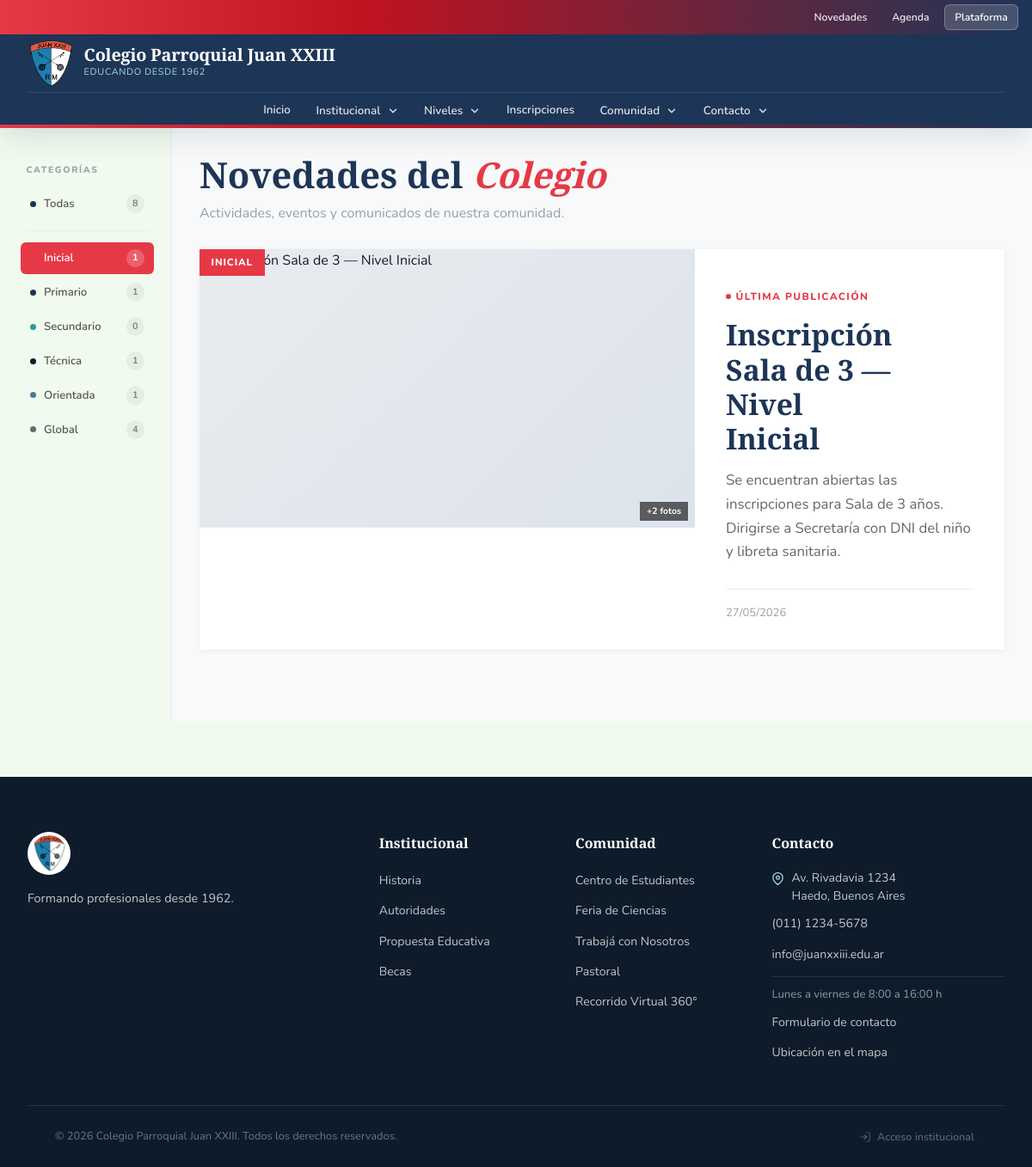
The app's page /novedades?etiqueta=Inicial with its own data.
### tables this page shows
CREATE TABLE `novedades` (
  `id_novedad` int(11) NOT NULL,
  `titulo` varchar(255) NOT NULL,
  `descripcion` text NOT NULL,
  `etiqueta` enum('Inicial','Primario','Técnica','Orientada','Global') NOT NULL DEFAULT 'Global',
  `origen` enum('manual','instagram') NOT NULL DEFAULT 'manual',
  `ig_post_id` varchar(64) DEFAULT NULL,
  `ig_permalink` varchar(500) DEFAULT NULL,
  `id_usuario` int(11) NOT NULL,
  `created_at` timestamp NOT NULL DEFAULT current_timestamp(),
  `updated_at` timestamp NOT NULL DEFAULT current_timestamp() ON UPDATE current_timestamp()
);

### novedades.php (the view, shortened to what this page needs)
<?php
$pdo = db();
$etiquetas_validas = ['Inicial', 'Primario', 'Secundario', 'Técnica', 'Orientada', 'Global'];
$filtro = isset($_GET['etiqueta']) && in_array($_GET['etiqueta'], $etiquetas_validas)
    ? $_GET['etiqueta'] : 'todas';
$sql = "SELECT n.id_novedad, n.titulo, n.descripcion, n.etiqueta, n.created_at,
               CONCAT(u.nombre, ' ', u.apellido) AS autor, u.rol AS rol_autor
        FROM novedades n JOIN usuarios u ON u.id_usuario = n.id_usuario";
if ($filtro !== 'todas') $sql .= " WHERE n.etiqueta = :etiqueta";
$sql .= " ORDER BY n.created_at DESC";
$stmt = $pdo->prepare($sql);
if ($filtro !== 'todas') $stmt->bindParam(':etiqueta', $filtro);
$stmt->execute();
$novedades = $stmt->fetchAll();
$ids = array_column($novedades, 'id_novedad');
$imagenes_por_novedad = [];
if (!empty($ids)) {
    $ph = implode(',', array_fill(0, count($ids), '?'));
    $img_stmt = $pdo->prepare("SELECT id_novedad, url_imagen FROM imagenes_novedades WHERE id_novedad IN ($ph) ORDER BY id_novedad, orden ASC");
    $img_stmt->execute($ids);
    foreach ($img_stmt->fetchAll() as $img)
        $imagenes_por_novedad[$img['id_novedad']][] = $img['url_imagen'];
}
$conteos = [];
$total_todas = 0;
foreach ($pdo->query("SELECT etiqueta, COUNT(*) as total FROM novedades GROUP BY etiqueta")->fetchAll() as $r) {
    $conteos[$r['etiqueta']] = $r['total'];
    $total_todas += $r['total'];
}
function etiqueta_color(string $e): string {
    return match($e) {
        'Inicial'   => '#E63946',
        'Primario'  => '#1D3557',
        'Secundario'=> '#2a9d8f',
        'Técnica'   => '#0d1b2a',
        'Orientada' => '#457B9D',
        'Global'    => '#6d6875',
        default     => '#888',
    };
}
function tiempo_relativo(string $fecha): string {
    $diff = time() - strtotime($fecha);
    return date('d/m/Y', strtotime($fecha));
}
require __DIR__ . '/partials/header.php';
?>
<div class="nov-layout">
  <aside class="nov-sidebar">
    <p class="sidebar-label">Categorías</p>
    <ul class="filtro-list">
      <li>
        <a href="novedades" class="filtro-link <?= $filtro==='todas'?'active':'' ?>">
          <span class="f-dot" style="background:var(--blue-dark)"></span>
          Todas
          <span class="f-count"><?= $total_todas ?></span>
        </a>
      </li>
      <li><div class="sidebar-divider"></div></li>
      <?php
      $etiq_config = [
        'Inicial'   => '#E63946',
        'Primario'  => '#1D3557',
        'Secundario'=> '#2a9d8f',
        'Técnica'   => '#0d1b2a',
        'Orientada' => '#457B9D',
        'Global'    => '#6d6875',
      ];
      foreach ($etiq_config as $etiq => $color): ?>
      <li>
        <a href="novedades?etiqueta=<?= urlencode($etiq) ?>"
           class="filtro-link <?= $filtro===$etiq?'active':'' ?>"
           <?= $filtro===$etiq ? "style=\"background:{$color};\"" : '' ?>>
          <span class="f-dot" style="background:<?= $color ?>"></span>
          <?= htmlspecialchars($etiq) ?>
          <span class="f-count"><?= $conteos[$etiq] ?? 0 ?></span>
        </a>
      </li>
      <?php endforeach; ?>
    </ul>
  </aside>
  <main class="nov-main">
    <div class="nov-page-title">
      <h1>Novedades del <em>Colegio</em></h1>
      <p>Actividades, eventos y comunicados de nuestra comunidad.</p>
    </div>
    <?php if (empty($novedades)): ?>
      <div class="sin-resultados">
        <div style="font-size:2.5rem;opacity:.3">📭</div>
        <h3>Sin novedades</h3>
        <p>No hay publicaciones en esta categoría todavía.</p>
      </div>
    <?php else:
      $destacada = $novedades[0];
      $d_color   = etiqueta_color($destacada['etiqueta']);
      $d_imgs    = $imagenes_por_novedad[$destacada['id_novedad']] ?? [];
      $d_primera = $d_imgs[0] ?? null;
    ?>
    <div style="margin-bottom:1.25rem;">
      <a href="novedad?id=<?= $destacada['id_novedad'] ?>" class="nov-card nov-card-featured" style="text-decoration:none;">
        <div class="nov-img-wrap">
          <span class="nov-badge" style="background:<?= $d_color ?>"><?= htmlspecialchars($destacada['etiqueta']) ?></span>
          <?php if ($d_primera): ?>
            <img src="<?= htmlspecialchars($d_primera) ?>" alt="<?= htmlspecialchars($destacada['titulo']) ?>" loading="lazy"/>
            <?php if (count($d_imgs)>1): ?>
              <span class="nov-img-count">+<?= count($d_imgs)-1 ?> foto<?= count($d_imgs)>2?'s':'' ?></span>
            <?php endif; ?>
          <?php else: ?>
            <div class="nov-img-placeholder">🖼</div>
          <?php endif; ?>
        </div>
        <div class="nov-body">
          <div>
            <div class="featured-label">Última publicación</div>
            <h2 class="nov-title nov-card-featured .nov-title"><?= htmlspecialchars($destacada['titulo']) ?></h2>
            <p class="nov-desc" style="-webkit-line-clamp:5;margin-top:.5rem;"><?= htmlspecialchars($destacada['descripcion']) ?></p>
          </div>
          <div class="nov-footer" style="border-top:1px solid var(--gray-200);margin-top:1.25rem;padding:1rem 0 0;">
            <span class="nov-fecha"><?= tiempo_relativo($destacada['created_at']) ?></span>
          </div>
        </div>
      </a>
    </div>
    <?php endif; ?>
  </main>
</div>
<?php require __DIR__ . '/partials/footer.php';

### assets/css/styles.css (style rules this page uses)
*, *::before, *::after { box-sizing: border-box; margin: 0; padding: 0; }
:root { --red: #E63946; --red-dark: #c1121f; --blue-dark: #1D3557; --blue-mid: #457B9D; --blue-light:#A8DADC; --white: #F1FAEE; --gray-100: #f8f9fa; --gray-200: #e9ecef; --gray-500: #9aa0a6; --text: #1a1a2e; --font-display: 'Playfair Display', Georgia, serif; --font-body: 'Nunito', sans-serif; --radius: 12px; --radius-lg: 24px; --shadow-sm: 0 2px 8px rgba(29,53,87,.10); --shadow-md: 0 8px 32px rgba(29,53,87,.15); --shadow-lg: 0 20px 60px rgba(29,53,87,.20); --transition: .3s cubic-bezier(.4,0,.2,1); }
html { scroll-behavior: smooth; touch-action: manipulation; }
body { font-family: var(--font-body); color: var(--text); background: var(--white); line-height: 1.7; overflow-x: hidden; }
img { display: block; max-width: 100%; }
a { text-decoration: none; color: inherit; }
ul { list-style: none; }

### records on screen
novedades: etiqueta "INICIAL", count($d_imgs)-1 "2", titulo "Inscripción Sala de 3 — Nivel Inicial", descripcion "Se encuentran abiertas las inscripciones para Sala de 3 años. Dirigirse a Secretaría con DNI del niño y libreta sanitaria.", created_at "27/05/2026"

### other values on screen
cfg_e('nombre_colegio') "Colegio Parroquial Juan XXIII"
cfg_e('lema') "EDUCANDO DESDE 1962"
$seccion['titulo'] "Institucional"
$seccion['titulo'] "Niveles"
$seccion['titulo'] "Inscripciones"
$seccion['titulo'] "Comunidad"
$seccion['titulo'] "Contacto"
$total_todas "8"
$etiq "Inicial"
$conteos[$etiq] "1"
$etiq "Primario"
$etiq "Secundario"
$conteos[$etiq] "0"
$etiq "Técnica"
$etiq "Orientada"
